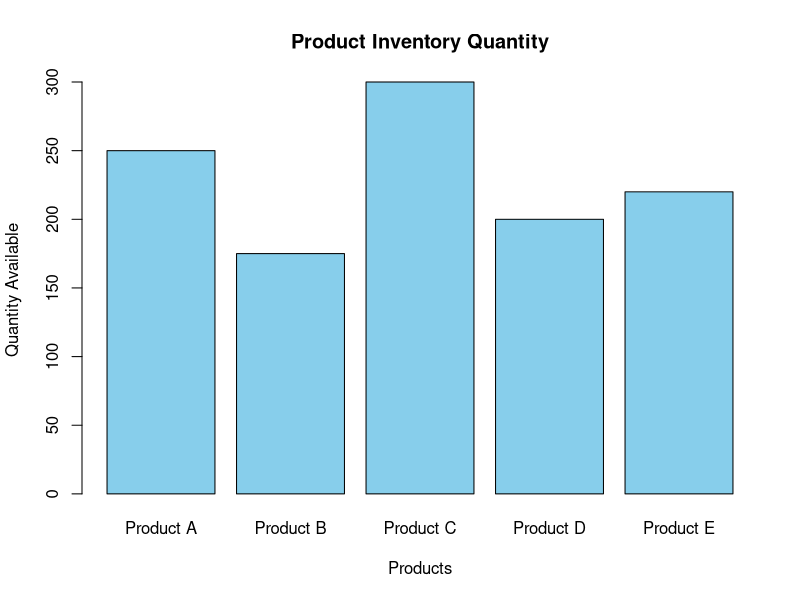
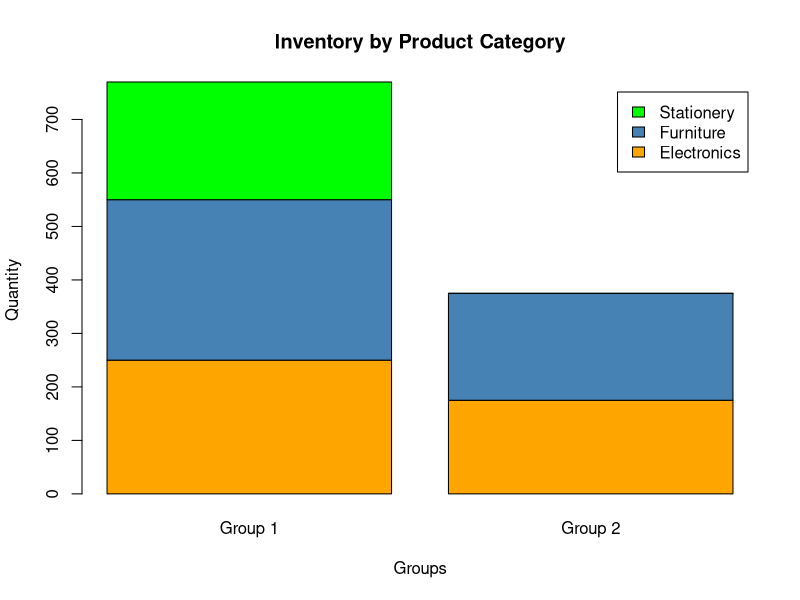
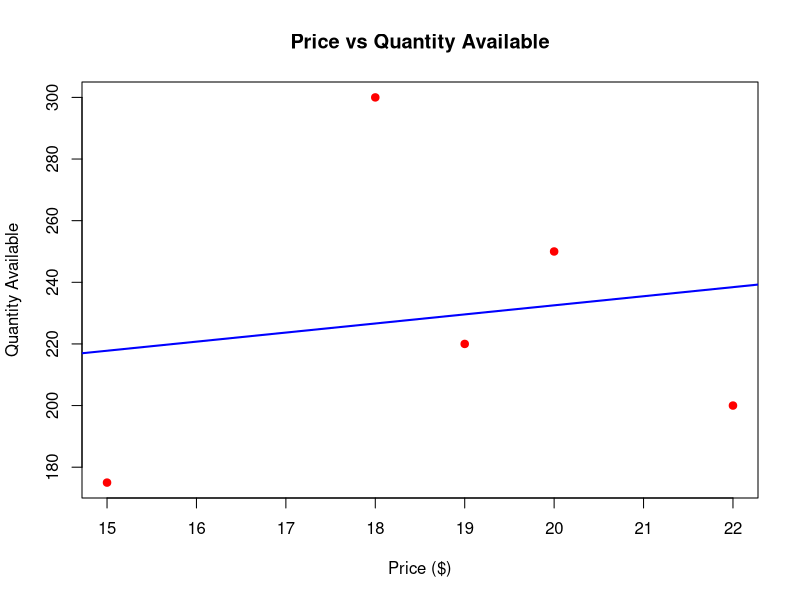

These charts were generated, in order, by the following R code:
# ---------------------------------------
# EXPERIMENT 4
# Product Inventory Management
# ---------------------------------------

# Dataset
product_id <- c(1,2,3,4,5)
product_name <- c("Product A","Product B","Product C","Product D","Product E")
quantity <- c(250,175,300,200,220)

# Sample prices (needed for scatter plot)
price <- c(20,15,18,22,19)

# Product categories (needed for stacked bar chart)
category <- c("Electronics","Electronics",
              "Furniture","Furniture",
              "Stationery")

# ---------------------------------------
# Q1 - Bar Chart
# ---------------------------------------

barplot(quantity,
        names.arg = product_name,
        col = "skyblue",
        xlab = "Products",
        ylab = "Quantity Available",
        main = "Product Inventory Quantity")

# ---------------------------------------
# Q2 - Stacked Bar Chart
# ---------------------------------------

inventory <- matrix(
  c(250,175,
    300,200,
    220,0),
  nrow = 3,
  byrow = TRUE
)

colnames(inventory) <- c("Group 1","Group 2")
rownames(inventory) <- c("Electronics",
                         "Furniture",
                         "Stationery")

barplot(inventory,
        col = c("orange","steelblue","green"),
        main = "Inventory by Product Category",
        xlab = "Groups",
        ylab = "Quantity",
        legend = rownames(inventory))

# ---------------------------------------
# Q3 - Scatter Plot
# ---------------------------------------

plot(price,
     quantity,
     pch = 19,
     col = "red",
     xlab = "Price ($)",
     ylab = "Quantity Available",
     main = "Price vs Quantity Available")

abline(lm(quantity ~ price),
       col = "blue",
       lwd = 2)

print("Insight:")
print("Higher priced products do not necessarily have lower inventory levels.")
